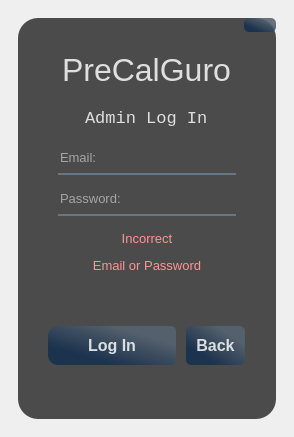
<?xml version="1.0" encoding="UTF-8"?>
<ui version="4.0">
 <class>adminWindow</class>
 <widget class="QMainWindow" name="adminWindow">
  <property name="geometry">
   <rect>
    <x>0</x>
    <y>0</y>
    <width>294</width>
    <height>437</height>
   </rect>
  </property>
  <property name="windowTitle">
   <string>MainWindow</string>
  </property>
  <widget class="QWidget" name="centralwidget">
   <property name="styleSheet">
    <string notr="true">*{
border: none;
background-color: transparent;
background: transparent;
padding: 0;
margin: 0;
color: #fff;
}
#frame{
border-image: url(:/images/back1.png);
border-radius: 20px;
}
#frame_4{
background-color:rgba(0,0,0,175);
border-radius: 20px;
}

#label, #label_2, #label_3, #label_4{
color: rgba(255, 255, 255,210);
}
QPushButton#closeButton,#loginAdminButton,#backButton{
	background-color: qlineargradient(spread:pad, x1:0.505682, y1:0.989, x2:1, y2:0.477, stop:0 rgba(20, 47, 78, 219), stop:1 rgba(85, 98, 112, 226));
	color:rgba();
	color:rgba(255,255,255,210);
	border-radius:5px;
}
QPushButton#closeButton:hover, #loginAdminButton:hover, #backButton:hover{
	background-color: qlineargradient(spread:pad, x1:0.505682, y1:0.989, x2:1, y2:0.477, stop:0 rgba(40, 67, 98, 219), stop:1 rgba(105, 118, 132, 226));
}
QPushButton#closeButton:pressed, #loginAdminButton:pressed, #backButton:pressed{
	padding-left:5px;
	padding-top:5px;
	background-color:rgba(105, 118, 132, 200)
}
#adminEmail_lineEdit, #adminPass_lineEdit{
background-color:rgba(0,0,0,0);
border:none;
border-bottom:2px solid rgba(105, 118, 132, 255);
color: rgb(255, 255, 255);
padding-bottom:7px
}
</string>
   </property>
   <layout class="QVBoxLayout" name="verticalLayout_11">
    <item>
     <widget class="QFrame" name="frame">
      <property name="frameShape">
       <enum>QFrame::StyledPanel</enum>
      </property>
      <property name="frameShadow">
       <enum>QFrame::Raised</enum>
      </property>
      <layout class="QVBoxLayout" name="verticalLayout_8">
       <item>
        <widget class="QFrame" name="frame_4">
         <property name="frameShape">
          <enum>QFrame::StyledPanel</enum>
         </property>
         <property name="frameShadow">
          <enum>QFrame::Raised</enum>
         </property>
         <layout class="QVBoxLayout" name="verticalLayout">
          <property name="spacing">
           <number>0</number>
          </property>
          <property name="leftMargin">
           <number>0</number>
          </property>
          <property name="topMargin">
           <number>0</number>
          </property>
          <property name="rightMargin">
           <number>0</number>
          </property>
          <property name="bottomMargin">
           <number>0</number>
          </property>
          <item>
           <widget class="QFrame" name="frame_2">
            <property name="frameShape">
             <enum>QFrame::StyledPanel</enum>
            </property>
            <property name="frameShadow">
             <enum>QFrame::Raised</enum>
            </property>
            <layout class="QVBoxLayout" name="verticalLayout_2">
             <property name="spacing">
              <number>20</number>
             </property>
             <property name="leftMargin">
              <number>0</number>
             </property>
             <property name="topMargin">
              <number>0</number>
             </property>
             <property name="rightMargin">
              <number>0</number>
             </property>
             <property name="bottomMargin">
              <number>0</number>
             </property>
             <item alignment="Qt::AlignRight|Qt::AlignTop">
              <widget class="QWidget" name="widget_3" native="true">
               <layout class="QHBoxLayout" name="horizontalLayout_2">
                <property name="spacing">
                 <number>0</number>
                </property>
                <property name="leftMargin">
                 <number>0</number>
                </property>
                <property name="topMargin">
                 <number>0</number>
                </property>
                <property name="rightMargin">
                 <number>0</number>
                </property>
                <property name="bottomMargin">
                 <number>0</number>
                </property>
                <item>
                 <widget class="QPushButton" name="closeButton">
                  <property name="styleSheet">
                   <string notr="true"/>
                  </property>
                  <property name="text">
                   <string/>
                  </property>
                  <property name="icon">
                   <iconset resource="res.qrc">
                    <normaloff>:/icons/icons/x.svg</normaloff>:/icons/icons/x.svg</iconset>
                  </property>
                  <property name="iconSize">
                   <size>
                    <width>25</width>
                    <height>25</height>
                   </size>
                  </property>
                 </widget>
                </item>
               </layout>
              </widget>
             </item>
             <item alignment="Qt::AlignHCenter|Qt::AlignTop">
              <widget class="QWidget" name="widget_7" native="true">
               <property name="font">
                <font>
                 <pointsize>1</pointsize>
                </font>
               </property>
               <layout class="QVBoxLayout" name="verticalLayout_10">
                <property name="spacing">
                 <number>20</number>
                </property>
                <property name="leftMargin">
                 <number>0</number>
                </property>
                <property name="topMargin">
                 <number>0</number>
                </property>
                <property name="rightMargin">
                 <number>0</number>
                </property>
                <property name="bottomMargin">
                 <number>0</number>
                </property>
                <item alignment="Qt::AlignHCenter">
                 <widget class="QLabel" name="label">
                  <property name="font">
                   <font>
                    <pointsize>24</pointsize>
                   </font>
                  </property>
                  <property name="text">
                   <string>PreCalGuro</string>
                  </property>
                 </widget>
                </item>
                <item alignment="Qt::AlignHCenter">
                 <widget class="QLabel" name="label_4">
                  <property name="font">
                   <font>
                    <family>Consolas</family>
                    <pointsize>13</pointsize>
                   </font>
                  </property>
                  <property name="text">
                   <string>Admin Log In</string>
                  </property>
                 </widget>
                </item>
               </layout>
              </widget>
             </item>
             <item>
              <widget class="QWidget" name="widget_6" native="true">
               <layout class="QVBoxLayout" name="verticalLayout_6">
                <property name="spacing">
                 <number>15</number>
                </property>
                <property name="leftMargin">
                 <number>40</number>
                </property>
                <property name="topMargin">
                 <number>0</number>
                </property>
                <property name="rightMargin">
                 <number>40</number>
                </property>
                <property name="bottomMargin">
                 <number>0</number>
                </property>
                <item>
                 <widget class="QLineEdit" name="adminEmail_lineEdit">
                  <property name="font">
                   <font>
                    <pointsize>10</pointsize>
                   </font>
                  </property>
                  <property name="styleSheet">
                   <string notr="true"/>
                  </property>
                  <property name="text">
                   <string/>
                  </property>
                  <property name="placeholderText">
                   <string>Email:</string>
                  </property>
                 </widget>
                </item>
                <item>
                 <widget class="QLineEdit" name="adminPass_lineEdit">
                  <property name="font">
                   <font>
                    <pointsize>10</pointsize>
                   </font>
                  </property>
                  <property name="styleSheet">
                   <string notr="true"/>
                  </property>
                  <property name="text">
                   <string/>
                  </property>
                  <property name="echoMode">
                   <enum>QLineEdit::Password</enum>
                  </property>
                  <property name="placeholderText">
                   <string>Password:</string>
                  </property>
                 </widget>
                </item>
                <item alignment="Qt::AlignTop">
                 <widget class="QWidget" name="warning_Widget" native="true">
                  <property name="styleSheet">
                   <string notr="true"/>
                  </property>
                  <layout class="QVBoxLayout" name="verticalLayout_4">
                   <property name="spacing">
                    <number>0</number>
                   </property>
                   <property name="leftMargin">
                    <number>0</number>
                   </property>
                   <property name="topMargin">
                    <number>0</number>
                   </property>
                   <property name="rightMargin">
                    <number>0</number>
                   </property>
                   <property name="bottomMargin">
                    <number>0</number>
                   </property>
                   <item>
                    <widget class="QStackedWidget" name="warningPages">
                     <property name="currentIndex">
                      <number>0</number>
                     </property>
                     <widget class="QWidget" name="page">
                      <layout class="QVBoxLayout" name="verticalLayout_7">
                       <property name="spacing">
                        <number>0</number>
                       </property>
                       <property name="leftMargin">
                        <number>0</number>
                       </property>
                       <property name="topMargin">
                        <number>0</number>
                       </property>
                       <property name="rightMargin">
                        <number>0</number>
                       </property>
                       <property name="bottomMargin">
                        <number>0</number>
                       </property>
                       <item>
                        <widget class="QLabel" name="label_5">
                         <property name="font">
                          <font>
                           <family>MS Shell Dlg 2</family>
                           <pointsize>15</pointsize>
                          </font>
                         </property>
                         <property name="styleSheet">
                          <string notr="true"/>
                         </property>
                         <property name="text">
                          <string>&lt;html&gt;&lt;head/&gt;&lt;body&gt;&lt;p align=&quot;center&quot;&gt;&lt;span style=&quot; font-size:10pt; color:#ff9393;&quot;&gt;Incorrect&lt;/span&gt;&lt;/p&gt;&lt;p align=&quot;center&quot;&gt;&lt;span style=&quot; font-size:10pt; color:#ff9393;&quot;&gt;Email or Password&lt;/span&gt;&lt;/p&gt;&lt;/body&gt;&lt;/html&gt;</string>
                         </property>
                         <property name="textFormat">
                          <enum>Qt::RichText</enum>
                         </property>
                         <property name="alignment">
                          <set>Qt::AlignCenter</set>
                         </property>
                        </widget>
                       </item>
                      </layout>
                     </widget>
                     <widget class="QWidget" name="page_2">
                      <layout class="QVBoxLayout" name="verticalLayout_9">
                       <item>
                        <widget class="QLabel" name="label_6">
                         <property name="font">
                          <font>
                           <family>MS Shell Dlg 2</family>
                           <pointsize>8</pointsize>
                          </font>
                         </property>
                         <property name="text">
                          <string>&lt;html&gt;&lt;head/&gt;&lt;body&gt;&lt;p&gt;&lt;span style=&quot; font-size:10pt; color:#ff9393;&quot;&gt;User Doesn't Exist&lt;/span&gt;&lt;/p&gt;&lt;/body&gt;&lt;/html&gt;</string>
                         </property>
                         <property name="textFormat">
                          <enum>Qt::RichText</enum>
                         </property>
                         <property name="alignment">
                          <set>Qt::AlignCenter</set>
                         </property>
                        </widget>
                       </item>
                      </layout>
                     </widget>
                    </widget>
                   </item>
                  </layout>
                 </widget>
                </item>
               </layout>
              </widget>
             </item>
            </layout>
           </widget>
          </item>
          <item>
           <widget class="QFrame" name="frame_3">
            <property name="frameShape">
             <enum>QFrame::StyledPanel</enum>
            </property>
            <property name="frameShadow">
             <enum>QFrame::Raised</enum>
            </property>
            <layout class="QVBoxLayout" name="verticalLayout_3">
             <property name="spacing">
              <number>10</number>
             </property>
             <property name="leftMargin">
              <number>0</number>
             </property>
             <property name="topMargin">
              <number>0</number>
             </property>
             <property name="rightMargin">
              <number>0</number>
             </property>
             <property name="bottomMargin">
              <number>0</number>
             </property>
             <item alignment="Qt::AlignHCenter|Qt::AlignVCenter">
              <widget class="QWidget" name="widget_5" native="true">
               <layout class="QHBoxLayout" name="horizontalLayout">
                <property name="spacing">
                 <number>0</number>
                </property>
                <property name="leftMargin">
                 <number>0</number>
                </property>
                <property name="topMargin">
                 <number>0</number>
                </property>
                <property name="rightMargin">
                 <number>0</number>
                </property>
                <property name="bottomMargin">
                 <number>0</number>
                </property>
                <item>
                 <widget class="QWidget" name="widget" native="true">
                  <layout class="QHBoxLayout" name="horizontalLayout_3">
                   <property name="spacing">
                    <number>0</number>
                   </property>
                   <property name="leftMargin">
                    <number>0</number>
                   </property>
                   <property name="topMargin">
                    <number>0</number>
                   </property>
                   <property name="rightMargin">
                    <number>5</number>
                   </property>
                   <property name="bottomMargin">
                    <number>0</number>
                   </property>
                   <item>
                    <widget class="QPushButton" name="loginAdminButton">
                     <property name="font">
                      <font>
                       <family>MS Sans Serif</family>
                       <pointsize>12</pointsize>
                       <weight>75</weight>
                       <bold>true</bold>
                      </font>
                     </property>
                     <property name="styleSheet">
                      <string notr="true">	padding: 10px 40px;
	border-top-left-radius: 10px;
	border-bottom-left-radius: 10px;</string>
                     </property>
                     <property name="text">
                      <string>Log In</string>
                     </property>
                     <property name="iconSize">
                      <size>
                       <width>12</width>
                       <height>12</height>
                      </size>
                     </property>
                     <property name="autoDefault">
                      <bool>false</bool>
                     </property>
                     <property name="default">
                      <bool>false</bool>
                     </property>
                     <property name="flat">
                      <bool>false</bool>
                     </property>
                    </widget>
                   </item>
                  </layout>
                 </widget>
                </item>
                <item>
                 <widget class="QWidget" name="widget_4" native="true">
                  <layout class="QHBoxLayout" name="horizontalLayout_4">
                   <property name="spacing">
                    <number>0</number>
                   </property>
                   <property name="leftMargin">
                    <number>5</number>
                   </property>
                   <property name="topMargin">
                    <number>0</number>
                   </property>
                   <property name="rightMargin">
                    <number>0</number>
                   </property>
                   <property name="bottomMargin">
                    <number>0</number>
                   </property>
                   <item>
                    <widget class="QPushButton" name="backButton">
                     <property name="sizePolicy">
                      <sizepolicy hsizetype="Minimum" vsizetype="Fixed">
                       <horstretch>0</horstretch>
                       <verstretch>0</verstretch>
                      </sizepolicy>
                     </property>
                     <property name="baseSize">
                      <size>
                       <width>0</width>
                       <height>0</height>
                      </size>
                     </property>
                     <property name="font">
                      <font>
                       <family>MS Sans Serif</family>
                       <pointsize>12</pointsize>
                       <weight>75</weight>
                       <bold>true</bold>
                      </font>
                     </property>
                     <property name="styleSheet">
                      <string notr="true">	padding: 10px 10px;
</string>
                     </property>
                     <property name="text">
                      <string>Back</string>
                     </property>
                     <property name="iconSize">
                      <size>
                       <width>16</width>
                       <height>16</height>
                      </size>
                     </property>
                    </widget>
                   </item>
                  </layout>
                 </widget>
                </item>
               </layout>
              </widget>
             </item>
            </layout>
           </widget>
          </item>
         </layout>
        </widget>
       </item>
      </layout>
     </widget>
    </item>
   </layout>
  </widget>
 </widget>
 <resources>
  <include location="res.qrc"/>
 </resources>
 <connections/>
</ui>
